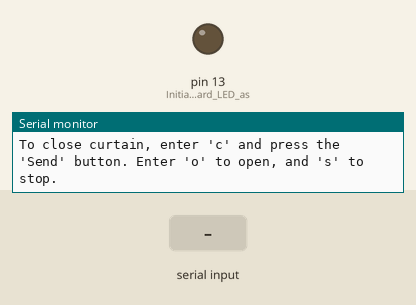
This sketch was run on a simulated Arduino Uno, built with avr-gcc and run on an emulated ATmega328P. On the bench: output pins drawn as LEDs (lit = HIGH), the last lines printed to the serial monitor. The inputs (shaded band) are chosen by the test bench.

Above: at 1.2 s.
1.3 s: "c" received over Serial
At 2.5 s:
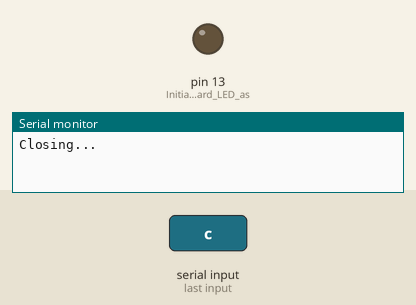
2.8 s: "o" received over Serial
At 3.6 s:
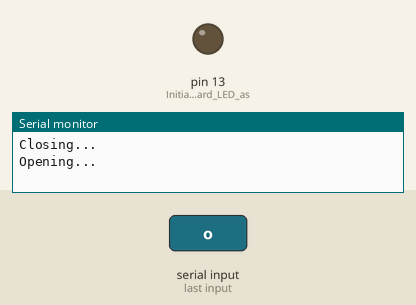
4.3 s: "s" received over Serial
At 4.7 s:
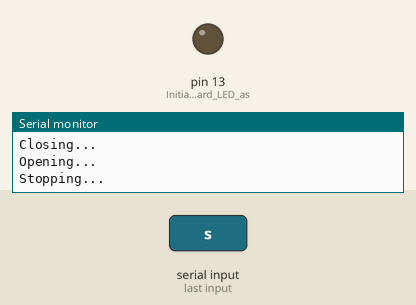
Timing chart, 0 to 7.3 s (numbered marks = the images above; inputs shaded):
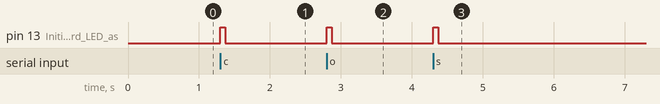

The sketch:

IRsend.ino
```cpp
#include <IRremote.h>

// For Arduino Uno: pin 3
IRsend irsend;

// Mark and space, in microseconds. Looks like it must add up to 1690.
#define B_0 430,1260
#define B_1 1300,390
#define B_0_LARGE_GAP 430,34755
#define B_0_SMALL_GAP 430,22874

const unsigned int CodesClose[] PROGMEM =
{
    B_0, B_0, B_0, B_1, B_0, B_0, B_0, B_0, B_1, B_0, B_0, B_0_LARGE_GAP,
    B_0, B_0, B_0, B_1, B_0, B_0, B_0, B_0, B_1, B_0, B_0, B_0_SMALL_GAP,
    B_0, B_0, B_0, B_1, B_0, B_0, B_0, B_0, B_1, B_0, B_0, B_0_LARGE_GAP,

    B_0, B_0, B_0, B_0, B_0, B_0, B_0, B_0, B_0, B_0, B_0, B_0_LARGE_GAP,
};

const unsigned int CodesOpen[] PROGMEM =
{
    B_0, B_0, B_0, B_1, B_0, B_0, B_0, B_1, B_0, B_0, B_0, B_0_LARGE_GAP,
    B_0, B_0, B_0, B_1, B_0, B_0, B_0, B_1, B_0, B_0, B_0, B_0_SMALL_GAP,
    B_0, B_0, B_0, B_1, B_0, B_0, B_0, B_1, B_0, B_0, B_0, B_0_LARGE_GAP,

    B_0, B_0, B_0, B_0, B_0, B_0, B_0, B_0, B_0, B_0, B_0, B_0_LARGE_GAP,
};

const unsigned int CodesStop[] PROGMEM =
{
    B_0, B_0, B_0, B_1, B_0, B_0, B_1, B_0, B_0, B_0, B_0, B_0_LARGE_GAP,
    B_0, B_0, B_0, B_1, B_0, B_0, B_1, B_0, B_0, B_0, B_0, B_0_SMALL_GAP,
    B_0, B_0, B_0, B_1, B_0, B_0, B_1, B_0, B_0, B_0, B_0, B_0_LARGE_GAP,

    B_0, B_0, B_0, B_0, B_0, B_0, B_0, B_0, B_0, B_0, B_0, B_0_LARGE_GAP,
};

char recvOneChar()
{
    if (Serial.available() > 0) return Serial.read();
    return 0;
} // recvOneChar

#define KHZ 38

void sendIrCodes(unsigned int* pgm_array, unsigned int* buffer, int n)
{
    for (int i = 0; i < n; i++) buffer[i] = pgm_read_word(&pgm_array[i]);

    digitalWrite(LED_BUILTIN, HIGH);  // Turn the LED on
    irsend.sendRaw(buffer, n, KHZ);
    digitalWrite(LED_BUILTIN, LOW);  // Turn the LED off
} // sendIrCodes

void setup()
{
    pinMode(LED_BUILTIN, OUTPUT);  // Initialize onboard LED as output
    digitalWrite(LED_BUILTIN, LOW);  // Turn the LED off

    Serial.begin(9600);
    Serial.println("<Arduino is ready>");
    Serial.println();
    Serial.println("To close curtain, enter 'c' and press the 'Send' button. Enter 'o' to open, and 's' to stop.");
} // setup

void loop()
{
    char c = recvOneChar();
    if (c == 'c')
    {
        const int n = sizeof(CodesClose) / sizeof(CodesClose[0]);
        unsigned int buffer[n];

        Serial.println("Closing...");
        sendIrCodes(CodesClose, buffer, n);
    }
    else if (c == 'o')
    {
        const int n = sizeof(CodesOpen) / sizeof(CodesOpen[0]);
        unsigned int buffer[n];

        Serial.println("Opening...");
        sendIrCodes(CodesOpen, buffer, n);
    }
    else if (c == 's')
    {
        const int n = sizeof(CodesStop) / sizeof(CodesStop[0]);
        unsigned int buffer[n];

        Serial.println("Stopping...");
        sendIrCodes(CodesStop, buffer, n);
    } // if
} // loop
```

Measured:
- after the input at 1.3 s, pin 13 (Initialize_onboard_LED_as): LOW → HIGH at once, → LOW 0.07 s later
- after the input at 2.8 s, pin 13 (Initialize_onboard_LED_as): LOW → HIGH at once, → LOW 0.07 s later
- after the input at 4.3 s, pin 13 (Initialize_onboard_LED_as): LOW → HIGH at once, → LOW 0.07 s later
